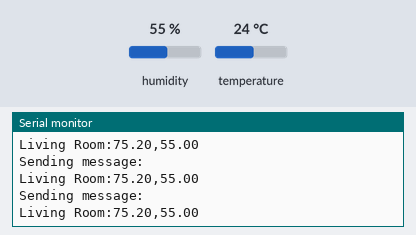
The sketch below on a simulated Arduino Leonardo, built with avr-gcc and run on an emulated ATmega32U4. On the bench: the last lines printed to the serial monitor. The test bench sets the inputs (shaded band); at power-on: humidity 55 %, temperature 24 °C. No radio packets arrive unless stated.

Above: at 3.1 s.
3.2 s: humidity set to 22 %
At 4.99 s:
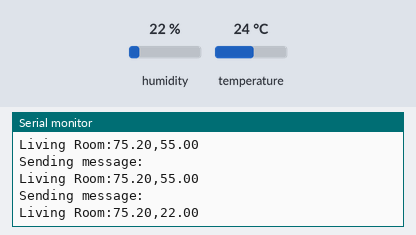
6.3 s: temperature set to 12 °C
At 6.85 s:
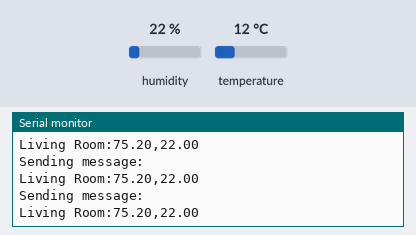
9.4 s: humidity set to 40 %
At 9.66 s:
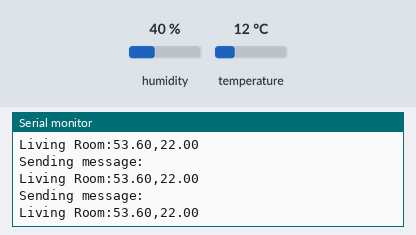
Timing chart, 0 to 12.4 s (numbered marks = the images above; inputs shaded):
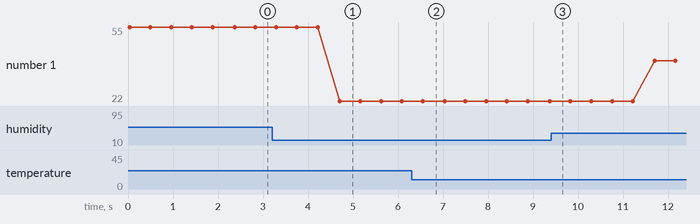

Measured:
- after the input at 3.2 s, the serial monitor: prints a new line after 1.5 s (image 1)
- plotted number 1: 55 → 22 after the input at 3.2 s, 22 → 40 after the input at 9.4 s

The sketch:

sketch.ino
```cpp
//##############################
//
//........ Include .............
#include <SPI.h>
#include <RH_NRF24.h>
#include <stdio.h>
#include <stdlib.h>
#include <DHT.h>

//------- End Include ----------
//
//##############################


//............... Define ................
#define DHTPIN A0
#define DHTTYPE DHT11 // DHT 11
//---------------------------------------

//............... Setup .......................

DHT dht(DHTPIN, DHTTYPE);


RH_NRF24 nrf24;
// RH_NRF24 nrf24(8, 10);// For Leonardo, need explicit SS pin
//---------------------------------------------

//............... Variables ....................
long wait = 400;      // Wait time in seconds per temp reading
//---------------------------------------------

void setup()
{
    Serial.begin(9600);

    //................. Transmitter Setup ...............
    while (!Serial);                  // wait for serial port to connect. Needed for Leonardo only
    if (!nrf24.init())
        Serial.println("init failed");  // Defaults after init are 2.402 GHz (channel 2), 2Mbps, 0dBm
    if (!nrf24.setChannel(1))
        Serial.println("setChannel failed");
    if (!nrf24.setRF(RH_NRF24::DataRate2Mbps, RH_NRF24::TransmitPower0dBm))
        Serial.println("setRF failed");
//-----------------------------------------------

//.................. Temperature Sensor Setup .................
    dht.begin();
//-------------------------------------------------------------

}


void loop()
{
    char temp_str[6];
    char hum_str[6];
 	char msg[50];

    float hum = dht.readHumidity();
    float temp = dht.readTemperature();
    temp=temp*9/5+32;

// check if returns are valid, if they are NaN (not a number) then something went wrong!
    if (isnan(temp) || isnan(hum))
    {
        Serial.println("Failed to read from DHT");
    }
    else
    {
        dtostrf(hum,5,2,hum_str);
        dtostrf(temp,5,2,temp_str);

        sprintf(msg,"Living Room:%s,%s",temp_str,hum_str);
    	Serial.println("Sending message:");
        Serial.println(msg);
        Serial.print("\n\n");

        nrf24.send((uint8_t*)msg, strlen(msg)+1);
    	nrf24.waitPacketSent();

        delay(wait);         // Wait
    }


}
```
